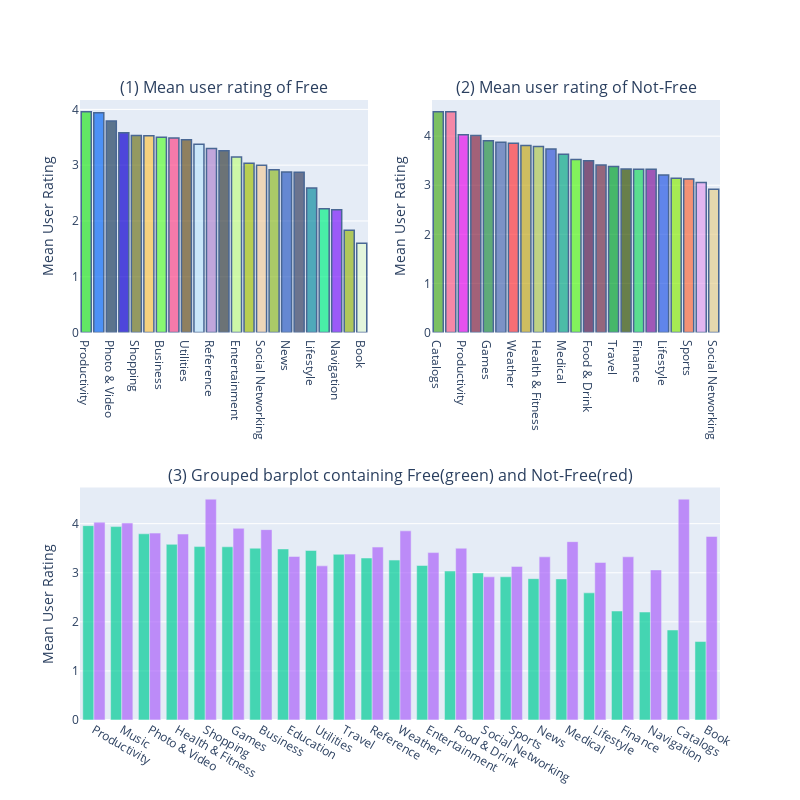

This figure's notebook cell:
### Markdown cell above
1.With not considering 'isNotFree', The Apps for Productivity, Music and Photo & Vidio have higher mean user rating.
2.The mean user rating of Book, Finance and Catalogs are less than 2.5.

### Code cell
cnt_srs1 = df_app_free[['prime_genre', 'user_rating']].groupby('prime_genre').mean()['user_rating'].sort_values(ascending=False)
text1 = ['{:.2f}%'.format(100 * (value / cnt_srs1.sum())) for value in cnt_srs1.values]

trace1 = go.Bar(
    x = cnt_srs1.index,
    y = cnt_srs1.values,
    marker = dict(
        color = random_color_generator(100),
        line = dict(color='rgb(8, 48, 107)',
                    width = 1.5)
    ),
    opacity = 0.7
)

cnt_srs2 = df_app_notfree[['prime_genre', 'user_rating']].groupby('prime_genre').mean()['user_rating'].sort_values(ascending=False)
text2 = ['{:.2f}%'.format(100 * (value / cnt_srs2.sum())) for value in cnt_srs2.values]

trace2 = go.Bar(
    x = cnt_srs2.index,
    y = cnt_srs2.values,
    marker = dict(
        color = random_color_generator(100),
        line = dict(color='rgb(8, 48, 107)',
                    width = 1.5)
    ),
    opacity = 0.7
)

trace3 = go.Bar(
    x = cnt_srs1.index,
    y = cnt_srs1.values,
    opacity = 0.7,
    name='Free'
)


trace4 = go.Bar(
    x = cnt_srs2.index,
    y = cnt_srs2.values,
    opacity = 0.7,
    name='Not-Free'
)



fig = tools.make_subplots(rows=2, cols=2, specs = [[{}, {}], [{'colspan':2}, None]], 
                          subplot_titles=('(1) Mean user rating of Free', '(2) Mean user rating of Not-Free', 
                                          '(3) Grouped barplot containing Free(green) and Not-Free(red)'), print_grid=False)
fig.append_trace(trace1, 1, 1)
fig.append_trace(trace2, 1, 2)
fig.append_trace(trace3, 2, 1)
fig.append_trace(trace4, 2, 1)

fig['layout']['yaxis1'].update(title='Mean User Rating')
fig['layout']['yaxis2'].update(title='Mean User Rating')
fig['layout']['yaxis3'].update(title='Mean User Rating')
fig['layout'].update(showlegend=False, width=800, height=800)

py.iplot(fig)

### Figure 1 — Plotly figure (JSON) as saved in the notebook; plotly's stock layout.template omitted (floating-point values rounded to 4 significant figures)
{"data": [{"marker": {"color": ["#2BE627", "#0C6BF7", "#224262", "#0F01D0", "#737723", "#FCC64B", "#62FE39", "#FD4B8A", "#6B5321", "#BFE5FC", "#B189D0", "#394140", "#C3FC86", "#A6C20C", "#F2CD9F", "#92BD2D", "#2F5FC3", "#384263", "#118DA1", "#08F086", "#7D1DF9", "#99B81B", "#E3F9D2", "#0625A8", "#C53C88", "#359FE0", "#496895", "#AE8DA8", "#988332", "#2A78EE", "#ABE003", "#AFB109", "#FA0852", "#8329CE", "#589004", "#2CAAA8", "#F044BD", "#1AC041", "#59CE35", "#74002E", "#0D87E5", "#EEC740", "#93EB39", "#05BB89", "#071FCF", "#151B56", "#90CACD", "#B7A9F1", "#E5EA27", "#F6ACEB", "#AE8A14", "#A82F48", "#1C2E30", "#C225F0", "#6ED97E", "#59B068", "#B86EDD", "#018E4F", "#476016", "#8FA808", "#9B14B7", "#FF4C56", "#F0AD14", "#532FC1", "#AC49F7", "#934C7E", "#ABF5A1", "#F1FD5A", "#9487A2", "#2F6E70", "#67FACF", "#2E48E3", "#928176", "#6E5C15", "#826F77", "#99F30A", "#AD909A", "#D61C24", "#24E8EC", "#7226FD", "#820495", "#B0AE71", "#EFD401", "#357A95", "#249547", "#5BB0AF", "#7906C2", "#FC73EC", "#B15D24", "#8289C0", "#6AA529", "#8FF8F8", "#231764", "#A8A318", "#4D0EB6", "#0A18BF", "#A777B4", "#C132BF", "#F77EA0", "#2CCE1C"], "line": {"color": "rgb(8, 48, 107)", "width": 1.5}}, "opacity": 0.7, "type": "bar", "x": ["Productivity", "Music", "Photo & Video", "Health & Fitness", "Shopping", "Games", "Business", "Education", "Utilities", "Travel", "Reference", "Weather", "Entertainment", "Food & Drink", "Social Networking", "Sports", "News", "Medical", "Lifestyle", "Finance", "Navigation", "Catalogs", "Book"], "xaxis": "x", "y": [3.96, 3.94, 3.793, 3.579, 3.533, 3.529, 3.5, 3.485, 3.454, 3.375, 3.3, 3.258, 3.148, 3.035, 2.997, 2.918, 2.879, 2.875, 2.59, 2.22, 2.2, 1.833, 1.598], "yaxis": "y"}, {"marker": {"color": ["#51AE26", "#FB5E87", "#E611EB", "#882744", "#279045", "#506DB3", "#FE393E", "#C5AA21", "#B1C855", "#3558D6", "#0CA887", "#59F51C", "#581A4C", "#742F49", "#04A130", "#345203", "#1FD865", "#821B9D", "#285AE5", "#8CEB0F", "#F96B3E", "#E0A0EE", "#E6D191", "#BC7834", "#A60647", "#45809E", "#189D06", "#AE7CCA", "#DF75A9", "#03FB05", "#95320D", "#20A8C0", "#722058", "#2ED0B2", "#BA8E89", "#B835B1", "#1826A7", "#761A65", "#4D4AA8", "#E00A63", "#BB71D3", "#721685", "#4634A9", "#FF400A", "#E8E14C", "#90F40E", "#1FE0CF", "#AEEEAC", "#F09C0F", "#22BFD0", "#9CCA2E", "#12E582", "#9167AF", "#CF9C13", "#1614B3", "#761CC1", "#1063A1", "#CD0942", "#BC8FF0", "#4B7C88", "#C32C69", "#4FE1A9", "#26C331", "#2C679B", "#1FC25B", "#2AB1AC", "#2546B7", "#9E92CC", "#4135F5", "#ACC41A", "#6DA3EE", "#13C9FB", "#8C358E", "#7C5C85", "#C2198D", "#39902C", "#46A049", "#32A5AD", "#80DBDB", "#8420EA", "#9C1EA9", "#C70750", "#F6D2FC", "#EFE4D5", "#BD687E", "#3A924D", "#EA8181", "#4D440A", "#C817E3", "#F30FC0", "#0E5631", "#8BBAA0", "#C8B509", "#F70D97", "#FF06EF", "#5E644A", "#ABE72E", "#AB1122", "#00B303", "#A06A49"], "line": {"color": "rgb(8, 48, 107)", "width": 1.5}}, "opacity": 0.7, "type": "bar", "x": ["Catalogs", "Shopping", "Productivity", "Music", "Games", "Business", "Weather", "Photo & Video", "Health & Fitness", "Book", "Medical", "Reference", "Food & Drink", "Entertainment", "Travel", "Education", "Finance", "News", "Lifestyle", "Utilities", "Sports", "Navigation", "Social Networking"], "xaxis": "x2", "y": [4.5, 4.5, 4.03, 4.014, 3.905, 3.878, 3.854, 3.808, 3.788, 3.739, 3.633, 3.523, 3.5, 3.41, 3.38, 3.332, 3.325, 3.324, 3.21, 3.14, 3.129, 3.058, 2.917], "yaxis": "y2"}, {"name": "Free", "opacity": 0.7, "type": "bar", "x": ["Productivity", "Music", "Photo & Video", "Health & Fitness", "Shopping", "Games", "Business", "Education", "Utilities", "Travel", "Reference", "Weather", "Entertainment", "Food & Drink", "Social Networking", "Sports", "News", "Medical", "Lifestyle", "Finance", "Navigation", "Catalogs", "Book"], "xaxis": "x3", "y": [3.96, 3.94, 3.793, 3.579, 3.533, 3.529, 3.5, 3.485, 3.454, 3.375, 3.3, 3.258, 3.148, 3.035, 2.997, 2.918, 2.879, 2.875, 2.59, 2.22, 2.2, 1.833, 1.598], "yaxis": "y3"}, {"name": "Not-Free", "opacity": 0.7, "type": "bar", "x": ["Catalogs", "Shopping", "Productivity", "Music", "Games", "Business", "Weather", "Photo & Video", "Health & Fitness", "Book", "Medical", "Reference", "Food & Drink", "Entertainment", "Travel", "Education", "Finance", "News", "Lifestyle", "Utilities", "Sports", "Navigation", "Social Networking"], "xaxis": "x3", "y": [4.5, 4.5, 4.03, 4.014, 3.905, 3.878, 3.854, 3.808, 3.788, 3.739, 3.633, 3.523, 3.5, 3.41, 3.38, 3.332, 3.325, 3.324, 3.21, 3.14, 3.129, 3.058, 2.917], "yaxis": "y3"}], "layout": {"annotations": [{"font": {"size": 16}, "showarrow": false, "text": "(1) Mean user rating of Free", "x": 0.225, "xanchor": "center", "xref": "paper", "y": 1, "yanchor": "bottom", "yref": "paper"}, {"font": {"size": 16}, "showarrow": false, "text": "(2) Mean user rating of Not-Free", "x": 0.775, "xanchor": "center", "xref": "paper", "y": 1, "yanchor": "bottom", "yref": "paper"}, {"font": {"size": 16}, "showarrow": false, "text": "(3) Grouped barplot containing Free(green) and Not-Free(red)", "x": 0.5, "xanchor": "center", "xref": "paper", "y": 0.375, "yanchor": "bottom", "yref": "paper"}], "height": 800, "showlegend": false, "width": 800, "xaxis": {"anchor": "y", "domain": [0, 0.45]}, "xaxis2": {"anchor": "y2", "domain": [0.55, 1]}, "xaxis3": {"anchor": "y3", "domain": [0, 1]}, "yaxis": {"anchor": "x", "domain": [0.625, 1], "title": {"text": "Mean User Rating"}}, "yaxis2": {"anchor": "x2", "domain": [0.625, 1], "title": {"text": "Mean User Rating"}}, "yaxis3": {"anchor": "x3", "domain": [0, 0.375], "title": {"text": "Mean User Rating"}}}}
